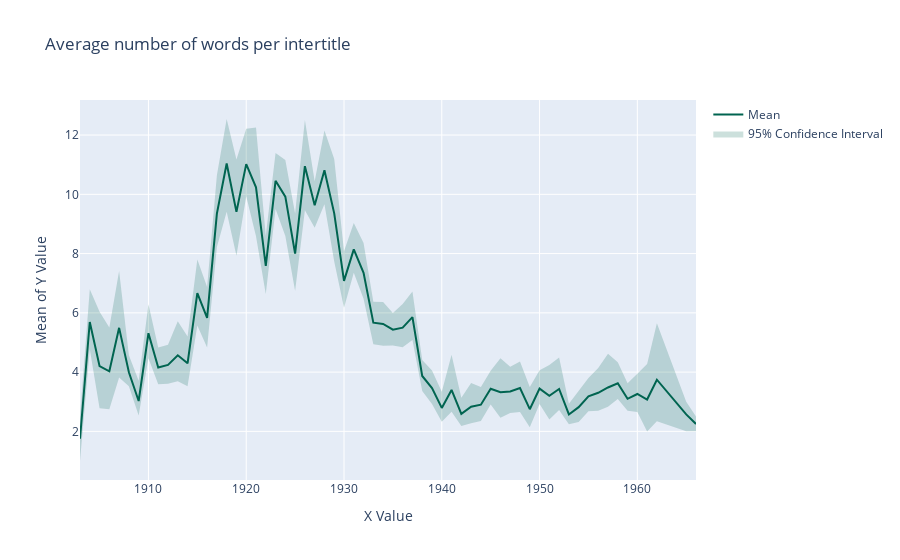

The code cell stored with this chart in its notebook:
### Code cell
plot_with_ci('words_per_intertitle', title='Changes in the average number of words per intertitle')
